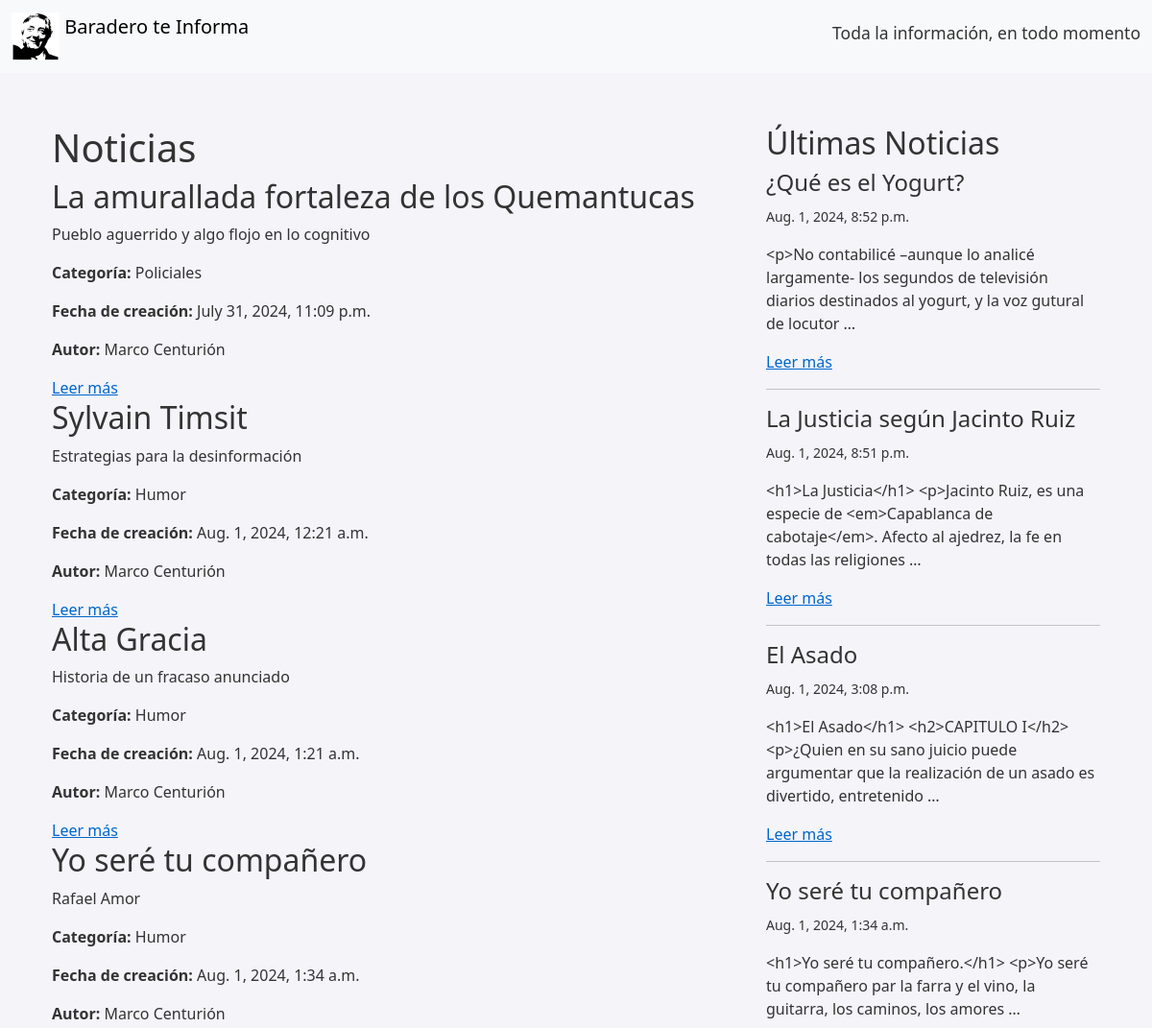
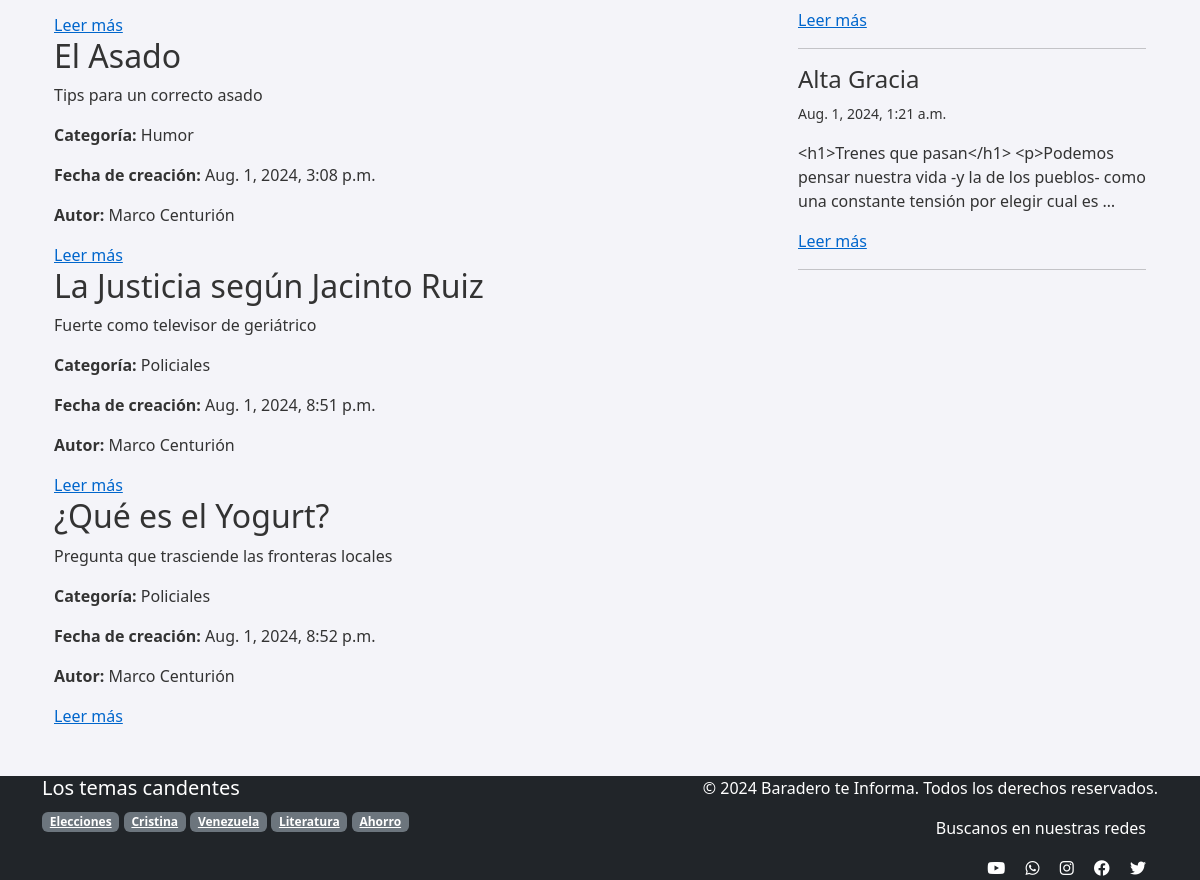
Screenshot of /noticias/ with the database file from the repository (2 pictures, top to bottom).
### noticias/models.py (models this page shows, shortened)
class Noticia(models.Model):
    titulo = models.CharField(max_length=200)
    resumen = models.TextField()
    contenido = models.TextField(null=True, blank=True)
    archivo_texto = models.FileField(upload_to='textos/', null=True, blank=True)
    categoria = models.ForeignKey(Categoria, on_delete=models.CASCADE)
    tags = models.ManyToManyField(Tag, related_name='noticias')
    fecha_creacion = models.DateTimeField(auto_now_add=True)
    nombre_usuario = models.CharField(max_length=100)
    apellido_usuario = models.CharField(max_length=100)

class Categoria(models.Model):
    nombre = models.CharField(max_length=100)
    slug = models.SlugField(max_length=100, unique=True, blank=True)

class Tag(models.Model):
    name = models.CharField(max_length=100, unique=True)
    slug = models.SlugField(max_length=100, unique=True, blank=True)

### noticias/views.py (the view)
# urls.py: path('', listar_noticias, name='listar_noticias'),
def listar_noticias(request):
    noticias = Noticia.objects.all()
    categorias = Categoria.objects.all()
    tags = Tag.objects.all()
    ultimas_noticias = Noticia.objects.order_by('-fecha_creacion')[:5]
    return render(request, 'noticias/listar_noticias.html', {
        'noticias': noticias,
        'categorias': categorias,
        'tags': tags,
        'ultimas_noticias': ultimas_noticias,
        'current_year': timezone.now().year,
    })

### noticias/templates/noticias/listar_noticias.html
{% extends 'noticias/base.html' %}
{% block content %}
<div class="container" style="margin-top: 60px;">
    <div class="row">
        <div class="col-md-8">
            <h1>Noticias</h1>
            <div class="noticias">
                {% for noticia in noticias %}
                    <div class="noticia">
                        <h2>{{ noticia.titulo }}</h2>
                        <p>{{ noticia.resumen }}</p>
                        <p><strong>Categoría:</strong> {{ noticia.categoria.nombre }}</p>
                        <p><strong>Fecha de creación:</strong> {{ noticia.fecha_creacion }}</p>
			<p><strong>Autor:</strong> {{ noticia.nombre_usuario }} {{ noticia.apellido_usuario }}</p>
                        <a href="{% url 'noticias:detalle_noticia' noticia.id %}">Leer más</a>
                    </div>
                {% endfor %}
            </div>
        </div>
        <div class="col-md-4">
            <h2>Últimas Noticias</h2>
            {% for noticia in ultimas_noticias %}
                <div class="ultima-noticia">
                    <h4>{{ noticia.titulo }}</h4>
                    <p><small>{{ noticia.fecha_creacion }}</small></p>
                    <p>{{ noticia.contenido|truncatewords:20 }}</p>
                    <a href="{% url 'noticias:detalle_noticia' noticia.id %}">Leer más</a>
                </div>
                <hr>
            {% endfor %}
        </div>
    </div>
</div>
{% endblock %}

### noticias/templates/noticias/base.html (shortened to what this page needs)
{% load static %}
<!DOCTYPE html>
<html lang="es">
<head>
    {% load bootstrap5 %}
    {% bootstrap_css %}
    <link rel="stylesheet" href="{% static 'css/styles.css' %}">
    <link rel="stylesheet" href="https://cdnjs.cloudflare.com/ajax/libs/font-awesome/6.0.0-beta3/css/all.min.css">
</head>
<body>
<nav class="navbar navbar-expand-lg navbar-light bg-light fixed-top">
       <div class="container-fluid">
            <a class="navbar-brand" href="#">
                <img src="{% static 'images/nestor1.png' %}" alt="Logo" width="50" height="50" class="d-inline-block align-top">
                Baradero te Informa
            </a>
            <h5><small>Toda la información, en todo momento</small></h5>
    </div>
    </nav>
    <div class="container mt-4">
        {% block content %}
        {% endblock %}
    </div>
    <footer class="bg-dark text-white mt-5">
        <div class="container py:-4">
            <div class="row">
                <div class="col-md-6">
                    <h5>Los temas candentes</h5>
                    <div class="tag-cloud">
                        {% for tag in tags %}
                            <a href="{% url 'noticias:tag' tag.slug %}" class="badge bg-secondary">{{ tag.name }}</a>
                        {% endfor %}
                   </div>
                </div>
                <div class="col-md-6 text-md-end">
	<p>&copy; {{ current_year }} Baradero te Informa. Todos los derechos reservados.</p>
	<div class="container">
        <p>Buscanos en nuestras redes</p>
	<a href="https://www.youtube.com/aulavirtual" class="text-white me-3"><i class="fab fa-youtube"></i></a>
        <a href="https://wa.me/3329554222" class="text-white me-3"><i class="fab fa-whatsapp"></i></a>
        <a href="https://www.instagram.com/Baraderoteinforma" class="text-white me-3"><i class="fab fa-instagram"></i></a>
        <a href="https://www.facebook.com/baraderoteinforma" class="text-white me-3"><i class="fab fa-facebook"></i></a>
        <a href="https://twitter.com/bti" class="text-white"><i class="fab fa-twitter"></i></a>
        </div>
	</div>
        </div>
        </div>
    </footer>
</body>
</html>

### noticias/static/css/styles.css (style rules this page uses)
body { background-color: #f4f4f9; color: #333; }
.navbar { background-color: #0066cc; position: fixed; top: 0; width: 100%; z-index: 1000; }
footer { background-color: #003366; color: white; }
a { color: #0066cc; }
body { padding-top: 70px; }

### rows the page displays
Noticia: titulo "La amurallada fortaleza de los Quemantucas", resumen "Pueblo aguerrido y algo flojo en lo cognitivo", categoria.nombre "Policiales", fecha_creacion "July 31, 2024, 11:09 p.m.", nombre_usuario "Marco", apellido_usuario "Centurión"
Noticia: titulo "Sylvain Timsit", resumen "Estrategias para la desinformación", categoria.nombre "Humor", fecha_creacion "Aug. 1, 2024, 12:21 a.m.", nombre_usuario "Marco", apellido_usuario "Centurión"
Noticia: titulo "Alta Gracia", resumen "Historia de un fracaso anunciado", categoria.nombre "Humor", fecha_creacion "Aug. 1, 2024, 1:21 a.m.", nombre_usuario "Marco", apellido_usuario "Centurión", contenido "<h1>Trenes que pasan</h1> <p>Podemos pensar nuestra vida -y la de los pueblos- como una constante tensión por elegir cual es …"
Noticia: titulo "Yo seré tu compañero", resumen "Rafael Amor", categoria.nombre "Humor", fecha_creacion "Aug. 1, 2024, 1:34 a.m.", nombre_usuario "Marco", apellido_usuario "Centurión", contenido "<h1>Yo seré tu compañero.</h1> <p>Yo seré tu compañero par la farra y el vino, la guitarra, los caminos, los amores …"
Noticia: titulo "El Asado", resumen "Tips para un correcto asado", categoria.nombre "Humor", fecha_creacion "Aug. 1, 2024, 3:08 p.m.", nombre_usuario "Marco", apellido_usuario "Centurión", contenido "<h1>El Asado</h1> <h2>CAPITULO I</h2> <p>¿Quien en su sano juicio puede argumentar que la realización de un asado es divertido, entretenido …"
Noticia: titulo "La Justicia según Jacinto Ruiz", resumen "Fuerte como televisor de geriátrico", categoria.nombre "Policiales", fecha_creacion "Aug. 1, 2024, 8:51 p.m.", nombre_usuario "Marco", apellido_usuario "Centurión", contenido "<h1>La Justicia</h1> <p>Jacinto Ruiz, es una especie de <em>Capablanca de cabotaje</em>. Afecto al ajedrez, la fe en todas las religiones …"
Noticia: titulo "¿Qué es el Yogurt?", resumen "Pregunta que trasciende las fronteras locales", categoria.nombre "Policiales", fecha_creacion "Aug. 1, 2024, 8:52 p.m.", nombre_usuario "Marco", apellido_usuario "Centurión", contenido "<p>No contabilicé –aunque lo analicé largamente- los segundos de televisión diarios destinados al yogurt, y la voz gutural de locutor …"
Tag: name "Elecciones"
Tag: name "Cristina"
Tag: name "Venezuela"
Tag: name "Literatura"
Tag: name "Ahorro"
